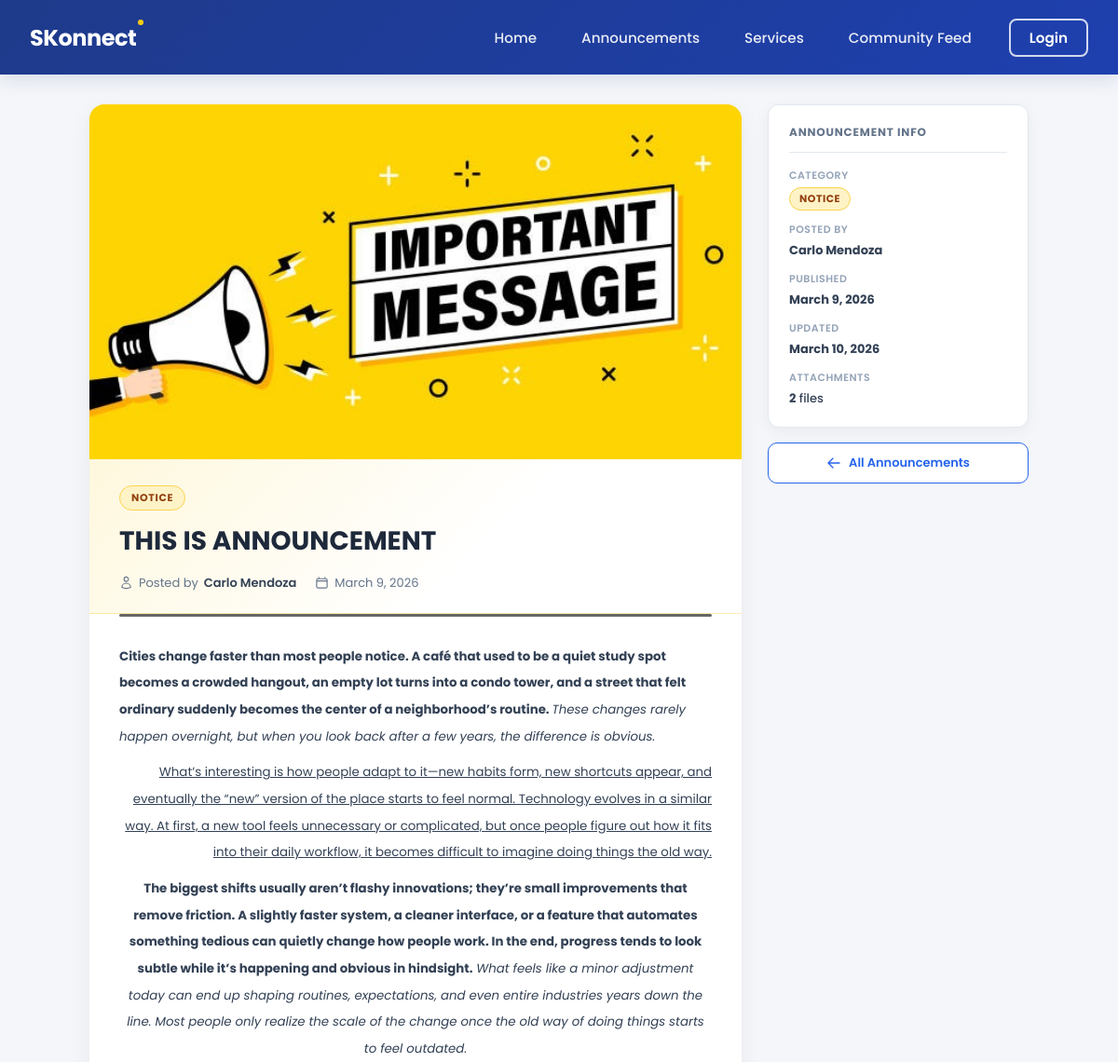
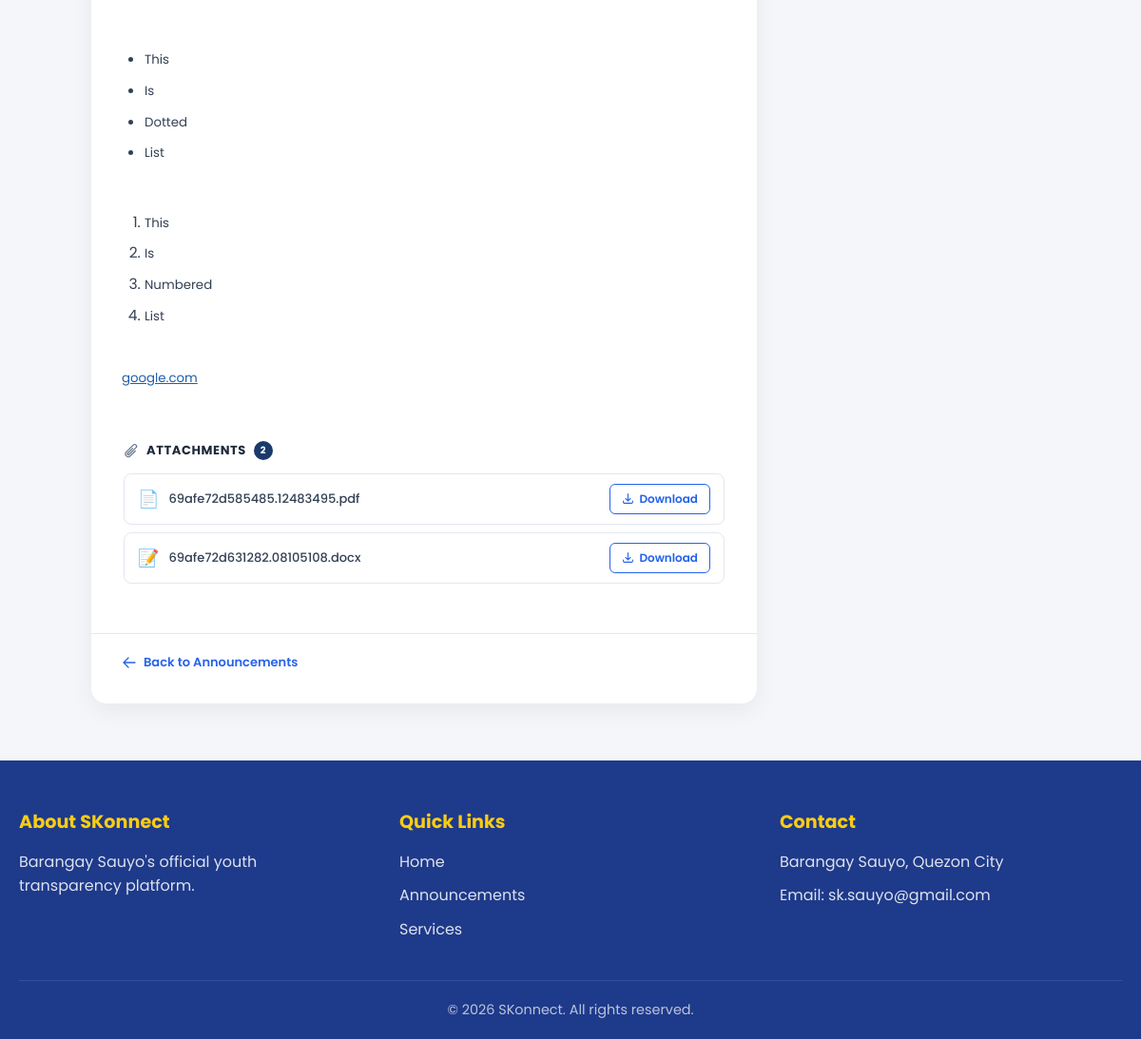
Screenshot of /views/public/announcement_view.php?id=26 with the database file from the repository (2 pictures, top to bottom).
### tables this page shows
CREATE TABLE `announcements` (
  `id` int(11) NOT NULL,
  `title` varchar(255) NOT NULL,
  `content` text NOT NULL,
  `category` enum('event','program','notice','meeting','urgent') NOT NULL,
  `featured` tinyint(1) DEFAULT 0,
  `featured_at` timestamp NULL DEFAULT NULL,
  `banner_img` varchar(500) DEFAULT NULL,
  `author_id` int(11) NOT NULL,
  `published_at` timestamp NOT NULL DEFAULT current_timestamp(),
  `updated_at` timestamp NOT NULL DEFAULT current_timestamp() ON UPDATE current_timestamp(),
  `expired_at` date DEFAULT NULL,
  `status` enum('active','draft','archived') NOT NULL DEFAULT 'active',
  `archived_at` timestamp NULL DEFAULT NULL
);

CREATE TABLE `announcement_files` (
  `id` int(11) NOT NULL,
  `announcement_id` int(11) NOT NULL,
  `file_path` varchar(500) NOT NULL
);

### backend/models/AnnouncementModel.php (called while the page is built, shortened)
<?php
require_once __DIR__ . '/../config/database.php';
class AnnouncementModel {
    private $conn;
    public function __construct() {
        $db = new Database();
        $this->conn = $db->getConnection();
    }
    public function getById(int $id): array|false {
        $stmt = $this->conn->prepare(
            "SELECT a.*, CONCAT(u.first_name, ' ', u.last_name) AS author_name
             FROM announcements a
             JOIN users u ON u.id = a.author_id
             WHERE a.id = :id"
        );
        $stmt->execute([':id' => $id]);
        return $stmt->fetch(PDO::FETCH_ASSOC);
    }
    public function getFiles(int $announcementId): array {
        $stmt = $this->conn->prepare(
            "SELECT * FROM announcement_files WHERE announcement_id = :aid"
        );
        $stmt->execute([':aid' => $announcementId]);
        return $stmt->fetchAll(PDO::FETCH_ASSOC);
    }
}
?>

### backend/config/database.php (called while the page is built, shortened)
<?php
class Database {
    private $host = "localhost";
    private $db_name = "skonnect";
    private $username = "root";
    private $password = "";
    public function getConnection() {
        $this->conn = null;
        try {
            $this->conn = new PDO(
                "mysql:host=" . $this->host . ";dbname=" . $this->db_name,
                $this->username,
                $this->password
            );
            $this->conn->setAttribute(PDO::ATTR_ERRMODE, PDO::ERRMODE_EXCEPTION);
            $this->conn->exec("set names utf8");
        } catch(PDOException $exception) {
            header('Content-Type: application/json');
            echo json_encode([
                "status" => "error",
                "message" => "Database connection failed: " . $exception->getMessage()
            ]);
            exit;
        }
        return $this->conn;
    }
}
?>

### views/public/announcement_view.php (the view, shortened to what this page needs)
<?php
require_once __DIR__ . '/../../backend/models/AnnouncementModel.php';
$annModel = new AnnouncementModel();
$id  = (int) ($_GET['id'] ?? 0);
$ann = $id ? $annModel->getById($id) : null;
$files = $annModel->getFiles($id);
$catColors = [
    'event'   => ['bg' => '#d1fae5', 'color' => '#065f46', 'border' => '#6ee7b7', 'accent' => '#059669', 'bar' => '#059669'],
    'program' => ['bg' => '#dbeafe', 'color' => '#1d4ed8', 'border' => '#93c5fd', 'accent' => '#2563eb', 'bar' => '#2563eb'],
    'meeting' => ['bg' => '#ede9fe', 'color' => '#5b21b6', 'border' => '#c4b5fd', 'accent' => '#7c3aed', 'bar' => '#7c3aed'],
    'notice'  => ['bg' => '#fef3c7', 'color' => '#92400e', 'border' => '#fcd34d', 'accent' => '#d97706', 'bar' => '#d97706'],
    'urgent'  => ['bg' => '#fee2e2', 'color' => '#b91c1c', 'border' => '#fca5a5', 'accent' => '#dc2626', 'bar' => '#dc2626'],
];
$cat      = $ann['category'];
$theme    = $catColors[$cat] ?? $catColors['notice'];
$catLabel = ucfirst($cat);
$pubDate  = date('F j, Y', strtotime($ann['published_at']));
$pubDateDt = date('Y-m-d', strtotime($ann['published_at']));
$updDate  = $ann['updated_at'] ? date('F j, Y', strtotime($ann['updated_at'])) : null;
function fileIcon(string $path): string {
    $ext = strtolower(pathinfo($path, PATHINFO_EXTENSION));
    return match(true) {
        $ext === 'pdf'                                     => '📄',
        in_array($ext, ['doc','docx'])                     => '📝',
        in_array($ext, ['xls','xlsx'])                     => '📊',
        in_array($ext, ['png','jpg','jpeg','webp','gif']) => '🖼️',
        default                                            => '📎',
    };
}
?>
<!DOCTYPE html>
<html lang="en">
<head>
    <link rel="stylesheet" href="../../styles/global.css">
    <link rel="stylesheet" href="../../styles/public/header.css">
    <link rel="stylesheet" href="../../styles/public/footer.css">
    <link rel="stylesheet" href="../../styles/public/announcement_view.css">
</head>
<body>
<?php include __DIR__ . '/../../components/public/navbar.php'; ?>
<main class="pub-av-page">
    <div class="pub-av-layout">
        <article class="pub-av-main">
            <?php if ($ann['banner_img']): ?>
            <div class="pub-av-banner">
                <img src="<?= htmlspecialchars($ann['banner_img']) ?>" alt="<?= htmlspecialchars($ann['title']) ?>">
            </div>
            <?php endif; ?>
            <div class="pub-av-header" style="--cat-bg: <?= $theme['bg'] ?>; --cat-border: <?= $theme['border'] ?>;">
                <div class="pub-av-badges">
                    <span class="pub-av-cat-badge" style="background:<?= $theme['bg'] ?>;color:<?= $theme['color'] ?>;border:1px solid <?= $theme['border'] ?>;">
                        <?= $catLabel ?>
                    </span>
                </div>
                <h1 class="pub-av-title"><?= htmlspecialchars($ann['title']) ?></h1>
                <div class="pub-av-meta">
                    <span>
                        Posted by <strong><?= htmlspecialchars($ann['author_name']) ?></strong>
                    </span>
                    <span>
                        <time datetime="<?= $pubDateDt ?>"><?= $pubDate ?></time>
                    </span>
                </div>
            </div>
            <div class="pub-av-accent-line"></div>
            <div class="pub-av-body">
                <?= $ann['content'] ?>
            </div>
            <?php if (!empty($files)): ?>
            <div class="pub-av-attachments">
                <h3 class="pub-av-attach-title">
                    Attachments <span class="pub-av-attach-count"><?= count($files) ?></span>
                </h3>
                <ul class="pub-av-attach-list">
                    <?php foreach ($files as $f): ?>
                    <li class="pub-av-attach-item">
                        <span class="pub-av-attach-icon"><?= fileIcon($f['file_path']) ?></span>
                        <span class="pub-av-attach-name"><?= htmlspecialchars(basename($f['file_path'])) ?></span>
                        <a href="<?= htmlspecialchars($f['file_path']) ?>" download class="pub-av-dl-btn">
                            <svg xmlns="http://www.w3.org/2000/svg" fill="none" viewBox="0 0 24 24" stroke-width="2" stroke="currentColor"><path stroke-linecap="round" stroke-linejoin="round" d="M3 16.5v2.25A2.25 2.25 0 0 0 5.25 21h13.5A2.25 2.25 0 0 0 21 18.75V16.5M16.5 12 12 16.5m0 0L7.5 12m4.5 4.5V3"/></svg>
                            Download
                        </a>
                    </li>
                    <?php endforeach; ?>
                </ul>
            </div>
            <?php endif; ?>
            <div class="pub-av-footer-nav">
                <a href="announcements.php" class="pub-av-back-btn">
                    <svg xmlns="http://www.w3.org/2000/svg" fill="none" viewBox="0 0 24 24" stroke-width="2" stroke="currentColor"><path stroke-linecap="round" stroke-linejoin="round" d="M10.5 19.5 3 12m0 0 7.5-7.5M3 12h18"/></svg>
                    Back to Announcements
                </a>
            </div>
        </article>
        <aside class="pub-av-sidebar">
            <div class="pub-av-info-card">
                <h3 class="pub-av-info-heading">Announcement Info</h3>
                <dl class="pub-av-info-list">
                    <div class="pub-av-info-row">
                        <dt>Category</dt>
                        <dd>
                            <span style="display:inline-flex;align-items:center;padding:3px 10px;font-size:11px;font-weight:700;text-transform:uppercase;letter-spacing:.5px;border-radius:20px;background:<?= $theme['bg'] ?>;color:<?= $theme['color'] ?>;border:1px solid <?= $theme['border'] ?>;">
                                <?= $catLabel ?>
                            </span>
                        </dd>
                    </div>
                    <div class="pub-av-info-row">
                        <dt>Posted by</dt>
                        <dd><strong><?= htmlspecialchars($ann['author_name']) ?></strong></dd>
                    </div>
                    <div class="pub-av-info-row">
                        <dt>Published</dt>
                        <dd><strong><?= $pubDate ?></strong></dd>
                    </div>
                    <?php if ($updDate): ?>
                    <div class="pub-av-info-row">
                        <dt>Updated</dt>
                        <dd><strong><?= $updDate ?></strong></dd>
                    </div>
                    <?php endif; ?>
                    <?php if (!empty($files)): ?>
                    <div class="pub-av-info-row">
                        <dt>Attachments</dt>
                        <dd><strong><?= count($files) ?></strong> file<?= count($files) > 1 ? 's' : '' ?></dd>
                    </div>
                    <?php endif; ?>
                </dl>
            </div>
            <a href="announcements.php" class="pub-av-sidebar-back">
                <svg xmlns="http://www.w3.org/2000/svg" fill="none" viewBox="0 0 24 24" stroke-width="2" stroke="currentColor"><path stroke-linecap="round" stroke-linejoin="round" d="M10.5 19.5 3 12m0 0 7.5-7.5M3 12h18"/></svg>
                All Announcements
            </a>
        </aside>
    </div>
</main>
<?php include __DIR__ . '/../../components/public/footer.php'; ?>
</body>
</html>

### styles/global.css (style rules this page uses)
:root { --primary-blue: #1e3a8a; --secondary-blue: #2563eb; --accent-yellow: #facc15; --text-dark: #1f2937; --text-light: #6b7280; --bg-light: #f8f9fa; --white: #ffffff; --border-color: #e5e7eb; --bg: #f0f3f8; --surface: #ffffff; --surface-2: #f8fafc; --border: #e2e8f0; --text-primary: #0f172a; --text-secondary: #475569; --text-muted: #94a3b8; --accent: #2563eb; --accent-hover: #1d4ed8; --shadow-sm: 0 1px 3px rgba(0, 0, 0, 0.06), 0 1px 2px rgba(0, 0, 0, 0.04); --shadow-md: 0 4px 12px rgba(0, 0, 0, 0.07), 0 2px 6px rgba(0, 0, 0, 0.04); --shadow-lg: 0 10px 28px rgba(0, 0, 0, 0.08), 0 4px 10px rgba(0, 0, 0, 0.04); --radius-sm: 8px; --radius-md: 14px; --radius-lg: 20px; --font-display: "DM Serif Display", Georgia, serif; --font-body: "DM Sans", Arial, sans-serif; --navy: #0f2545; --navy-mid: #1a3a6b; --blue: #1e5fa8; --blue-light: #2e7dd1; --gold: #c8922a; --gold-light: #e8b94a; --bg: #f0f4f8; --surface: #ffffff; --border: #d1dae6; --text-head: #0f2545; --text-body: #334155; --text-muted: #64748b; --red: #c0392b; --green: #1a7a4a; --radius: 10px; --shadow: 0 2px 12px rgba(15, 37, 69, 0.08); --shadow-md: 0 4px 24px rgba(15, 37, 69, 0.12); }
*, *::before, *::after { box-sizing: border-box; margin: 0; padding: 0; font-family: "Poppins", sans-serif; }
html { scroll-behavior: smooth; }
body { font-family: 'Segoe UI', Tahoma, Geneva, Verdana, sans-serif; background: var(--bg); color: var(--text-body); }

### rows the page displays
announcements: banner_img (picture), category "NOTICE", title "THIS IS ANNOUNCEMENT", published_at "March 9, 2026", content "Cities change faster than most people notice. A café that used to be a quiet study spot becomes a crowded hangout, an empty lot turns into a condo tower, and a street that felt ordinary suddenly becomes the center of a neighborhood’s routine. These changes rarely happen overnight, but when you look back after a few years, the difference is obvious. What’s interesting is how people adapt to it—new habits form, new shortcuts appear, and eventually the “new” version of the place starts to feel normal. Technology evolves in a similar way. At first, a new tool feels unnecessary or complicated, but once people figure out how it fits into their daily workflow, it becomes difficult to imagine doing…", updated_at "March 10, 2026"
announcement_files: file_path "📄", file_path "69afe72d585485.12483495.pdf"
announcement_files: file_path "📝", file_path "69afe72d631282.08105108.docx"

### other values shown
$ann['author_name'] "Carlo Mendoza"
count($files) "2"
